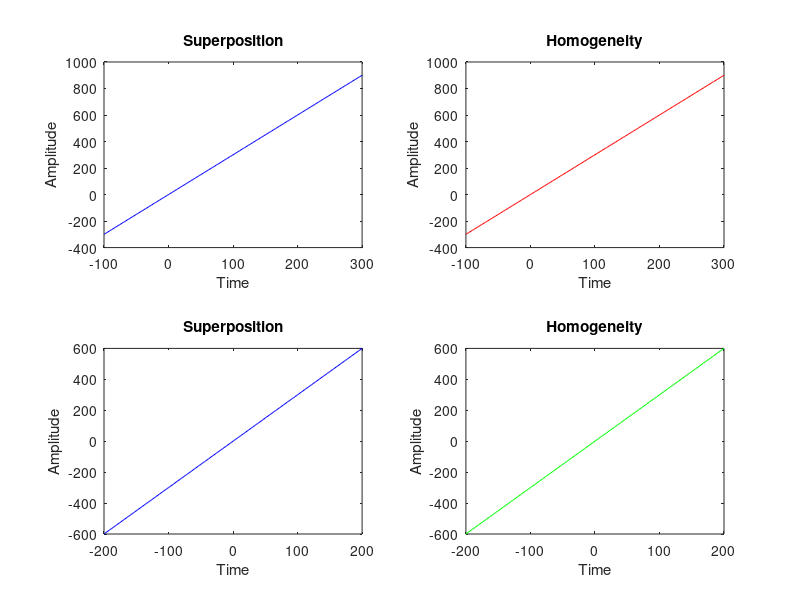

This figure's MATLAB source:
%y=3x function--------------------------------
t1=-100:1:100;
t2=0:1:200;

%Linearity
y=3*t1;
z=3*t2;
A=y+z;
subplot(2,2,1);
plot(t1+t2,A,'b');
xlabel('Time');
ylabel('Amplitude');
title('Superposition');
B=3*(t1+t2);
subplot(2,2,2);
plot(t1+t2,B,'r');
xlabel('Time');
ylabel('Amplitude');
title('Homogeneity');

%Homogeneity
C=3*(2*t1);
subplot(2,2,3);
plot(2*t1,C,'b');
xlabel('Time');
ylabel('Amplitude');
title('Superposition');
D=2*3*t1;
subplot(2,2,4);
plot(2*t1,D,'g');
xlabel('Time');
ylabel('Amplitude');
title('Homogeneity');